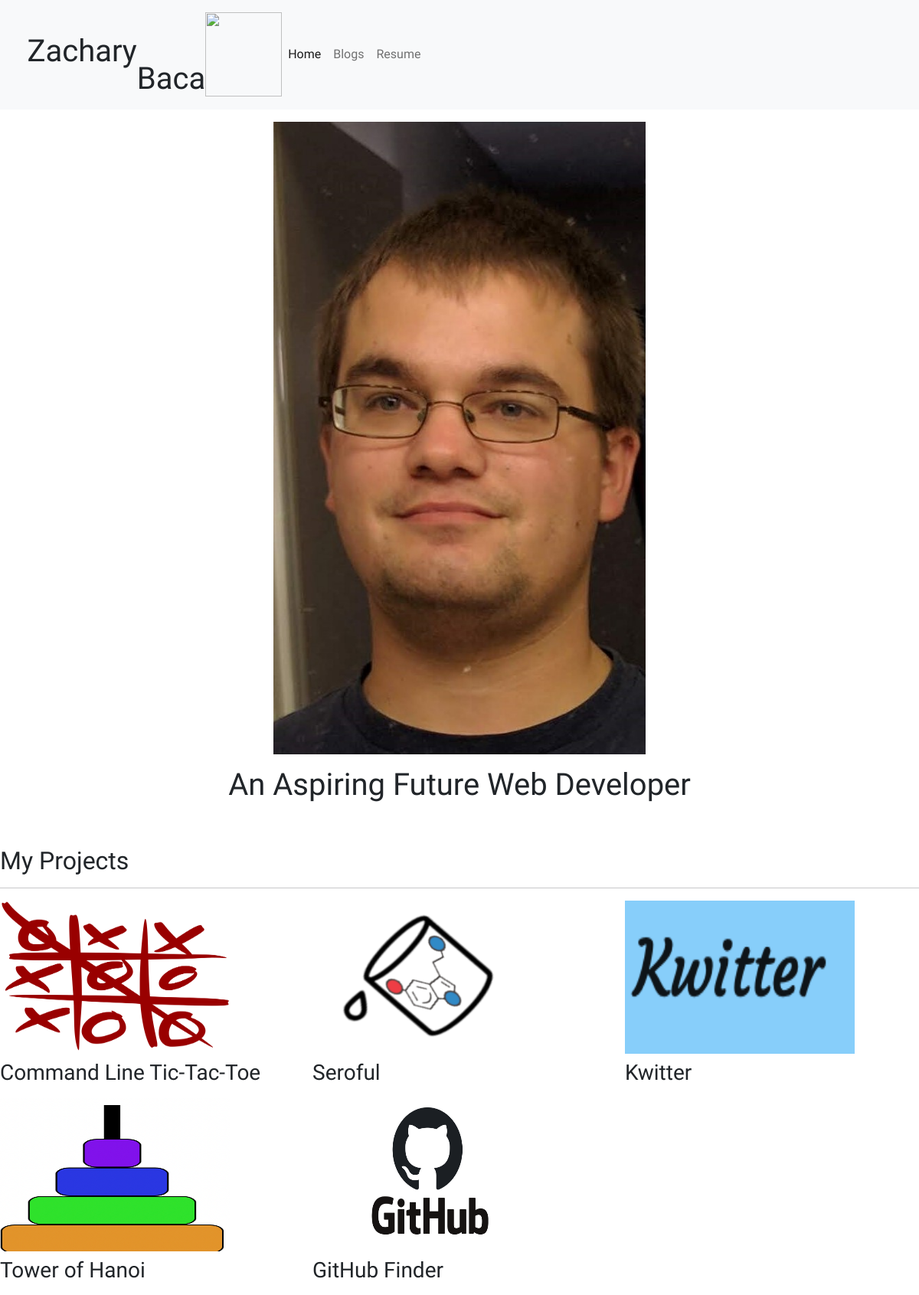
The page / on the database its author committed.
### portfolio/models.py (models this page shows, shortened)
class Project(models.Model):
    title = models.CharField(max_length=100)
    description = models.CharField(max_length=250)
    image = models.ImageField(upload_to='images/')
    url = models.URLField(blank=True)

### portfolio/views.py (the view)
# urls.py: path('', index, name="index"),
def index(request):
    projects = Project.objects.all()
    return render(request, "index.html", {"projects": projects})

### templates/index.html (shortened to what this page needs)
{% extends 'base.html' %}
{% block pagecontent %}
{% load static %}
<div class="row justify-content-center my-3">
    <div class="col-5">
        <img src="{% static 'me.jpg' %}" class="img-fluid">
    </div>
</div>
<div class="row justify-content-center mb-3">
    <div class="col-md-9 text-center">
        <h1 class="font-weight-bold">An Aspiring Future Web Developer</h1>
    </div>
</div>
<h2 class="mt-5">My Projects</h2>
<hr>
<div class="row">
    {% for project in projects %}
    <div class="col-lg-4 col-md-6">
        {% if project.url %}
        <a href="{{ project.url }}" target="_blank">
            <img src="{{ project.image.url }}" class="img-fluid mb-2" style="width:300px;height:200px;">
        </a>
        {% else %}
        <img src="{{ project.image.url }}" class="img-fluid mb-2">
        {% endif %}
        <h3>{{ project.title }}</h3>
    </div>
    {% endfor %}
</div>
{% endblock %}

### portfolio/static/custom.css (style rules this page uses)
body { font-family: 'Freckle Face', cursive; }

### rows shown on the page
Project: image (picture), title "Command Line Tic-Tac-Toe"
Project: image (picture), title "Seroful"
Project: image (picture), title "Kwitter"
Project: image (picture), title "Tower of Hanoi"
Project: image (picture), title "GitHub Finder"
